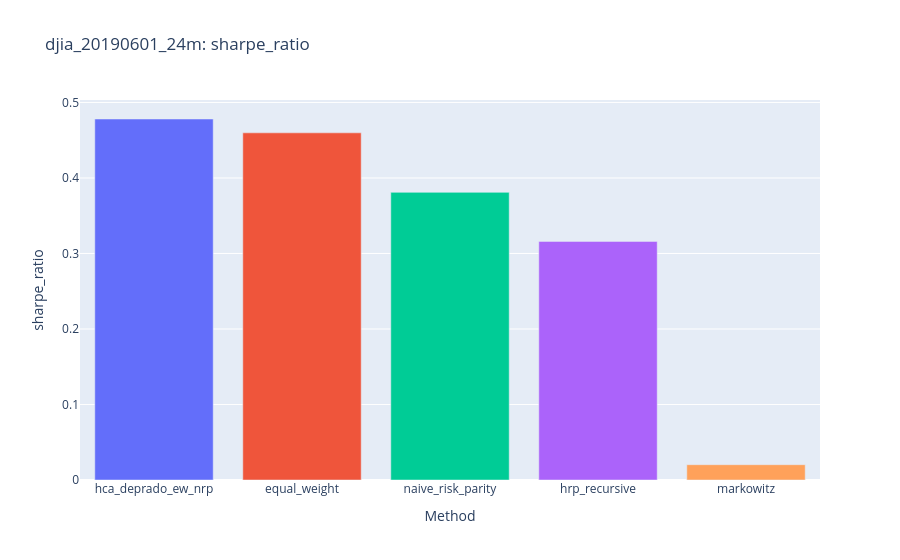

Notebook cell for this chart:
### Markdown cell above
## Plot The Selected Run

### Code cell
metric = "sharpe_ratio"
fig = px.bar(
    run_table.sort_values(metric, ascending=False),
    x="method",
    y=metric,
    color="method",
    title=f"{RUN_ID}: {metric}",
)
fig.update_layout(showlegend=False, xaxis_title="Method", yaxis_title=metric)
fig.show()

### Figure 1 — Plotly figure (JSON) as saved in the notebook; plotly's stock layout.template omitted (floating-point values rounded to 4 significant figures)
{"data": [{"hovertemplate": "method=%{x}<br>sharpe_ratio=%{y}<extra></extra>", "legendgroup": "hca_deprado_ew_nrp", "marker": {"color": "#636efa", "pattern": {"shape": ""}}, "name": "hca_deprado_ew_nrp", "orientation": "v", "showlegend": true, "textposition": "auto", "type": "bar", "x": ["hca_deprado_ew_nrp"], "xaxis": "x", "y": [0.4781], "yaxis": "y"}, {"hovertemplate": "method=%{x}<br>sharpe_ratio=%{y}<extra></extra>", "legendgroup": "equal_weight", "marker": {"color": "#EF553B", "pattern": {"shape": ""}}, "name": "equal_weight", "orientation": "v", "showlegend": true, "textposition": "auto", "type": "bar", "x": ["equal_weight"], "xaxis": "x", "y": [0.4598], "yaxis": "y"}, {"hovertemplate": "method=%{x}<br>sharpe_ratio=%{y}<extra></extra>", "legendgroup": "naive_risk_parity", "marker": {"color": "#00cc96", "pattern": {"shape": ""}}, "name": "naive_risk_parity", "orientation": "v", "showlegend": true, "textposition": "auto", "type": "bar", "x": ["naive_risk_parity"], "xaxis": "x", "y": [0.3809], "yaxis": "y"}, {"hovertemplate": "method=%{x}<br>sharpe_ratio=%{y}<extra></extra>", "legendgroup": "hrp_recursive", "marker": {"color": "#ab63fa", "pattern": {"shape": ""}}, "name": "hrp_recursive", "orientation": "v", "showlegend": true, "textposition": "auto", "type": "bar", "x": ["hrp_recursive"], "xaxis": "x", "y": [0.316], "yaxis": "y"}, {"hovertemplate": "method=%{x}<br>sharpe_ratio=%{y}<extra></extra>", "legendgroup": "markowitz", "marker": {"color": "#FFA15A", "pattern": {"shape": ""}}, "name": "markowitz", "orientation": "v", "showlegend": true, "textposition": "auto", "type": "bar", "x": ["markowitz"], "xaxis": "x", "y": [0.02027], "yaxis": "y"}], "layout": {"barmode": "relative", "legend": {"title": {"text": "method"}, "tracegroupgap": 0}, "showlegend": false, "title": {"text": "djia_20190601_24m: sharpe_ratio"}, "xaxis": {"anchor": "y", "categoryarray": ["hca_deprado_ew_nrp", "equal_weight", "naive_risk_parity", "hrp_recursive", "markowitz"], "categoryorder": "array", "domain": [0, 1], "title": {"text": "Method"}}, "yaxis": {"anchor": "x", "domain": [0, 1], "title": {"text": "sharpe_ratio"}}}}
